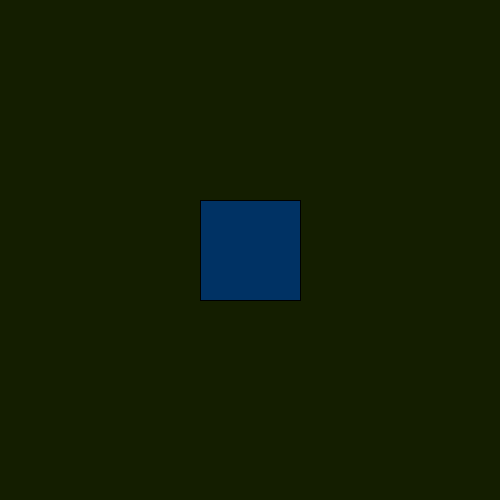
Frame 1 (no input)
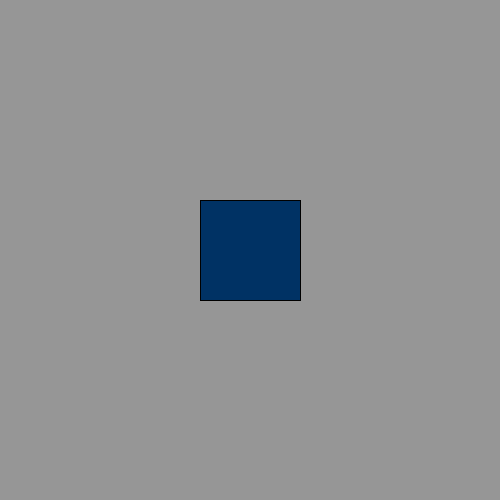
Frame 60 (the mouse pressed at the canvas centre just before this capture)
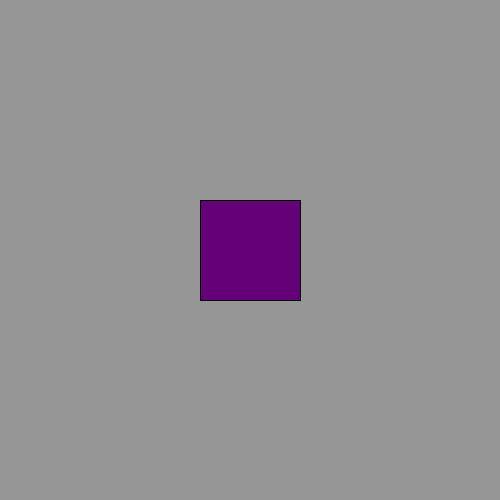
Frame 120 (the mouse held since frame 60 and released just before this capture)

The Processing sketch that drew these frames (run headless with seeded random() and noise(); from frame 60 on, the mouse is pressed at the canvas centre):

// Processing sketch: Week3_Homework
// ── Week3_Homework.pde
//1. Draw shape
//2. Calculate distance between mouse and shape 
//2.b Print calue to console
//2.c if dist.<radius --> change fill color
//3. Boolean for if the shape is inside shape
//4. Constrict movent of shape to within one area of canvas
//5. Set mouse clicked to move shape to random part of screen

int rectSize;
int xPos, yPos;
int distance;

color rectColor, bgColor;

boolean isRectOn;

void setup() {
 size(500,500);
 bgColor = color(20,30,0);
 //background(bgcolor);
 
 xPos = width/2;
 yPos = height/2;
 
 rectSize = 100;
 
 rectMode(CENTER);
}

void draw() {
  
  distance = int(dist(xPos, yPos, mouseX, mouseY));
  
  background(bgColor);

  if(distance<rectSize/2){
    rectColor = color(100,0,120);
  }else{
    rectColor = color(0,50,100);
  }
  
  println(distance);
  
  if(isRectOn == true){
    bgColor = 150;
  }else{
    bgColor = 150;
  }
  
  fill(rectColor);
  rect(xPos, yPos, rectSize, rectSize);
  
  
}
